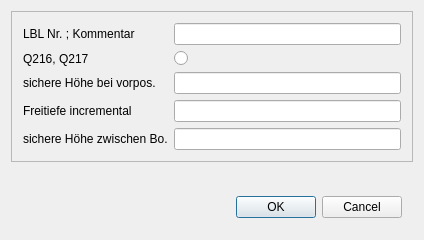
<?xml version="1.0" encoding="UTF-8"?>
<ui version="4.0">
 <class>dialog_drill</class>
 <widget class="QDialog" name="dialog_drill">
  <property name="geometry">
   <rect>
    <x>0</x>
    <y>0</y>
    <width>424</width>
    <height>240</height>
   </rect>
  </property>
  <property name="minimumSize">
   <size>
    <width>424</width>
    <height>240</height>
   </size>
  </property>
  <property name="windowTitle">
   <string>dialog4</string>
  </property>
  <layout class="QVBoxLayout" name="verticalLayout">
   <item>
    <widget class="QFrame" name="frame">
     <property name="frameShape">
      <enum>QFrame::StyledPanel</enum>
     </property>
     <property name="frameShadow">
      <enum>QFrame::Raised</enum>
     </property>
     <layout class="QFormLayout" name="formLayout">
      <item row="0" column="0">
       <widget class="QLabel" name="label_1">
        <property name="text">
         <string>LBL Nr. ; Kommentar</string>
        </property>
       </widget>
      </item>
      <item row="0" column="1">
       <widget class="QLineEdit" name="lineEdit_1"/>
      </item>
      <item row="1" column="0">
       <widget class="QLabel" name="label_2">
        <property name="text">
         <string>Q216, Q217</string>
        </property>
       </widget>
      </item>
      <item row="1" column="1">
       <widget class="QRadioButton" name="radioButton">
        <property name="text">
         <string/>
        </property>
       </widget>
      </item>
      <item row="2" column="0">
       <widget class="QLabel" name="label_3">
        <property name="text">
         <string>sichere Höhe bei vorpos.</string>
        </property>
       </widget>
      </item>
      <item row="2" column="1">
       <widget class="QLineEdit" name="lineEdit_2"/>
      </item>
      <item row="3" column="0">
       <widget class="QLabel" name="label_4">
        <property name="text">
         <string>Freitiefe incremental</string>
        </property>
       </widget>
      </item>
      <item row="3" column="1">
       <widget class="QLineEdit" name="lineEdit_3"/>
      </item>
      <item row="4" column="0">
       <widget class="QLabel" name="label_5">
        <property name="text">
         <string>sichere Höhe zwischen Bo.</string>
        </property>
       </widget>
      </item>
      <item row="4" column="1">
       <widget class="QLineEdit" name="lineEdit_4"/>
      </item>
     </layout>
    </widget>
   </item>
   <item>
    <spacer name="verticalSpacer">
     <property name="orientation">
      <enum>Qt::Vertical</enum>
     </property>
     <property name="sizeHint" stdset="0">
      <size>
       <width>20</width>
       <height>31</height>
      </size>
     </property>
    </spacer>
   </item>
   <item>
    <widget class="QWidget" name="widget" native="true">
     <layout class="QHBoxLayout" name="horizontalLayout">
      <item>
       <spacer name="horizontalSpacer">
        <property name="orientation">
         <enum>Qt::Horizontal</enum>
        </property>
        <property name="sizeHint" stdset="0">
         <size>
          <width>199</width>
          <height>20</height>
         </size>
        </property>
       </spacer>
      </item>
      <item>
       <widget class="QDialogButtonBox" name="buttonBox">
        <property name="standardButtons">
         <set>QDialogButtonBox::Cancel|QDialogButtonBox::Ok</set>
        </property>
       </widget>
      </item>
     </layout>
    </widget>
   </item>
  </layout>
 </widget>
 <layoutdefault spacing="6" margin="11"/>
 <resources/>
 <connections>
  <connection>
   <sender>buttonBox</sender>
   <signal>accepted()</signal>
   <receiver>dialog_drill</receiver>
   <slot>accept()</slot>
   <hints>
    <hint type="sourcelabel">
     <x>251</x>
     <y>217</y>
    </hint>
    <hint type="destinationlabel">
     <x>30</x>
     <y>197</y>
    </hint>
   </hints>
  </connection>
  <connection>
   <sender>buttonBox</sender>
   <signal>rejected()</signal>
   <receiver>dialog_drill</receiver>
   <slot>reject()</slot>
   <hints>
    <hint type="sourcelabel">
     <x>384</x>
     <y>216</y>
    </hint>
    <hint type="destinationlabel">
     <x>92</x>
     <y>192</y>
    </hint>
   </hints>
  </connection>
 </connections>
</ui>
